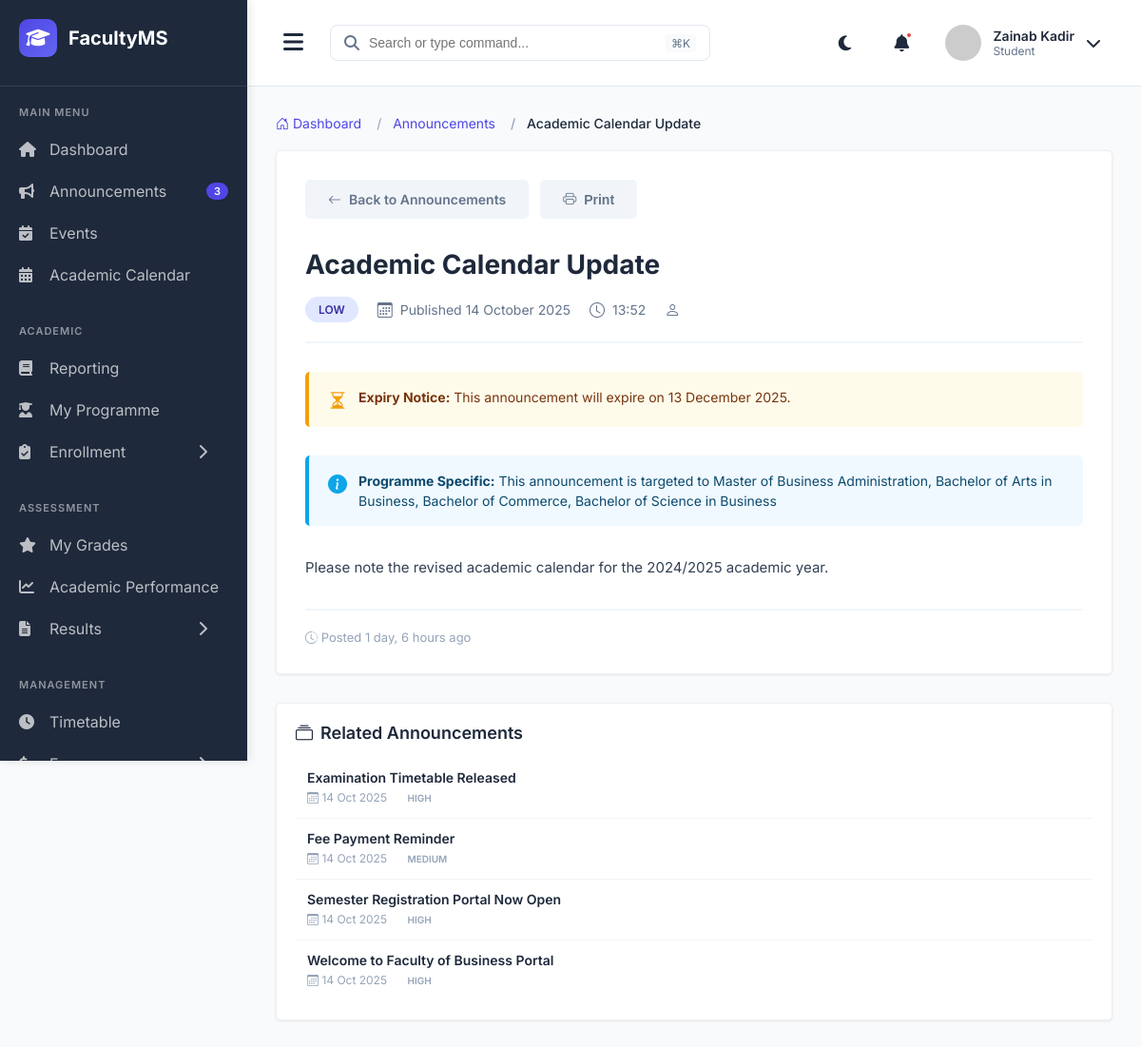
Page /student_announcement_detail/announcement/5/ (signed in) on the earlier database version.
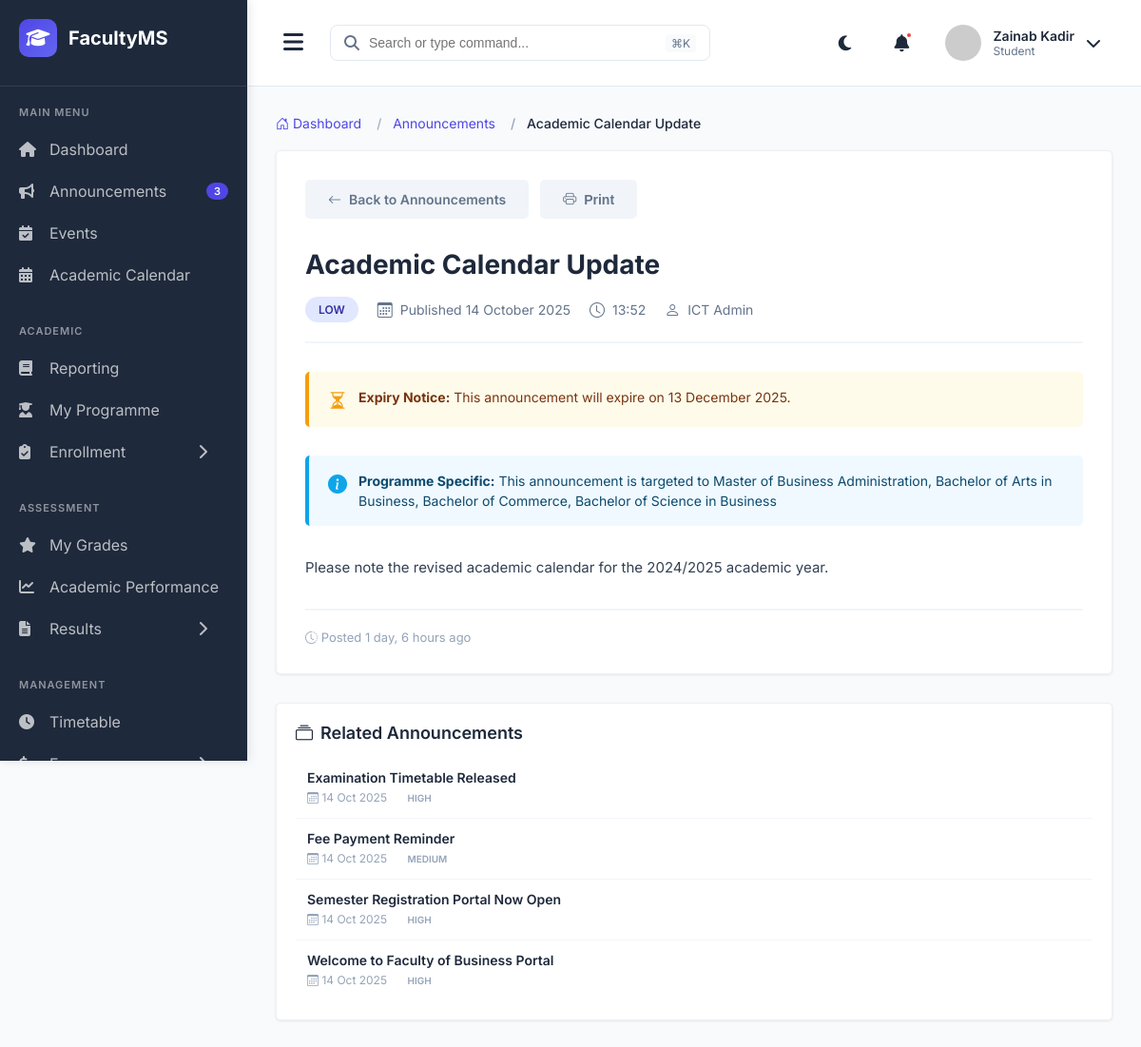
Same page on the later database version.
### main_application/models.py (models this page shows, shortened)
class Announcement(models.Model):
    PRIORITY_LEVELS = (
        ('LOW', 'Low'),
        ('NORMAL', 'Normal'),
        ('HIGH', 'High'),
        ('URGENT', 'Urgent'),
    )
    title = models.CharField(max_length=200)
    content = models.TextField()
    created_by = models.ForeignKey(User, on_delete=models.PROTECT, related_name='created_announcements')
    target_programmes = models.ManyToManyField(Programme, blank=True, related_name='announcements')
    target_year_levels = models.CharField(max_length=50, blank=True)  # Comma-separated: "1,2,3"
    priority = models.CharField(max_length=20, choices=PRIORITY_LEVELS, default='NORMAL')
    publish_date = models.DateTimeField(default=timezone.now)
    expiry_date = models.DateTimeField(null=True, blank=True)
    is_published = models.BooleanField(default=True)
    attachments = models.FileField(upload_to='announcements/', blank=True, null=True)
    created_at = models.DateTimeField(auto_now_add=True)
    class Meta:
        db_table = 'announcements'
        ordering = ['-publish_date']

class User(AbstractUser):
    USER_TYPES = (
        ('STUDENT', 'Student'),
        ('LECTURER', 'Lecturer'),
        ('COD', 'Chairman of Department'),
        ('DEAN', 'Dean'),
        ('ICT_ADMIN', 'ICT Administrator'),
    )
    user_type = models.CharField(max_length=20, choices=USER_TYPES)
    phone_number = models.CharField(max_length=15, blank=True, null=True)
    profile_picture = models.ImageField(upload_to='profiles/', blank=True, null=True)
    is_active_user = models.BooleanField(default=True)
    date_joined = models.DateTimeField(auto_now_add=True)
    class Meta:
        db_table = 'users'

### main_application/views.py (the view)
# urls.py: path('student_announcement_detail/announcement/<int:pk>/', views.student_announcement_detail, name='student_announcement_detail'),
@login_required
@never_cache
def student_announcement_detail(request, pk):
    if request.user.user_type != 'STUDENT':
        return redirect('student_dashboard')
    try:
        student = request.user.student_profile
        announcement = get_object_or_404(
            Announcement,
            pk=pk,
            is_published=True,
            publish_date__lte=timezone.now()
        )
        if announcement.target_programmes.exists():
            if student.programme not in announcement.target_programmes.all():
                return redirect('student_announcements_list')
        if announcement.expiry_date and announcement.expiry_date < timezone.now():
            from django.contrib import messages
            messages.warning(request, 'This announcement has expired.')
            return redirect('student_announcements_list')
        related_announcements = Announcement.objects.filter(
            is_published=True,
            publish_date__lte=timezone.now(),
            target_programmes=student.programme
        ).exclude(pk=pk).order_by('-publish_date')[:5]
        context = {
            'announcement': announcement,
            'related_announcements': related_announcements,
        }
        return render(request, 'student/announcements/announcement_detail.html', context)
    except Exception as e:
        from django.contrib import messages
        messages.error(request, f'Error loading announcement: {str(e)}')
        return redirect('student_announcements_list')

### templates/student/announcements/announcement_detail.html (shortened to what this page needs)
{% extends 'student_base.html' %}
{% block extra_css %}
<link rel="stylesheet" href="https://cdn.jsdelivr.net/npm/bootstrap-icons@1.10.0/font/bootstrap-icons.css">
{% endblock %}
{% block content %}
<nav aria-label="breadcrumb">
    <ol class="breadcrumb">
        <li class="breadcrumb-item"><a href="{% url 'student_dashboard' %}"><i class="bi bi-house-door"></i> Dashboard</a></li>
        <li class="breadcrumb-item"><a href="{% url 'student_announcements_list' %}">Announcements</a></li>
        <li class="breadcrumb-item active" aria-current="page">{{ announcement.title|truncatewords:5 }}</li>
    </ol>
</nav>
<div class="section-container">
    <div class="action-buttons">
        <a href="{% url 'student_announcements_list' %}" class="btn btn-secondary">
            <i class="bi bi-arrow-left"></i> Back to Announcements
        </a>
        <button onclick="window.print()" class="btn btn-secondary">
            <i class="bi bi-printer"></i> Print
        </button>
    </div>
    <div class="announcement-header">
        <h1 class="announcement-title">{{ announcement.title }}</h1>
        <div class="announcement-meta">
            <span class="priority-badge priority-{{ announcement.priority }}">
                {{ announcement.get_priority_display }}
            </span>
            <span class="meta-item">
                <i class="bi bi-calendar3"></i>
                Published {{ announcement.publish_date|date:"d F Y" }}
            </span>
            <span class="meta-item">
                <i class="bi bi-clock"></i>
                {{ announcement.publish_date|date:"H:i" }}
            </span>
            <span class="meta-item">
                <i class="bi bi-person"></i>
                {{ announcement.created_by.get_full_name }}
            </span>
        </div>
    </div>
    {% if announcement.expiry_date %}
    <div class="info-banner warning-banner">
        <div class="info-banner-content">
            <i class="bi bi-hourglass-split info-banner-icon"></i>
            <div class="info-banner-text">
                <strong>Expiry Notice:</strong> This announcement will expire on {{ announcement.expiry_date|date:"d F Y" }}.
            </div>
        </div>
    </div>
    {% endif %}
    {% if announcement.target_programmes.exists %}
    <div class="info-banner">
        <div class="info-banner-content">
            <i class="bi bi-info-circle-fill info-banner-icon"></i>
            <div class="info-banner-text">
                <strong>Programme Specific:</strong> This announcement is targeted to
                {% for programme in announcement.target_programmes.all %}
                    {{ programme.name }}{% if not forloop.last %}, {% endif %}
                {% endfor %}
            </div>
        </div>
    </div>
    {% endif %}
    <div class="announcement-content">
        {{ announcement.content|linebreaks }}
    </div>
    <div style="border-top: 2px solid #F1F5F9; padding-top: 20px; margin-top: 30px;">
        <div style="display: flex; justify-content: space-between; align-items: center; flex-wrap: wrap; gap: 10px;">
            <div style="color: #94A3B8; font-size: 13px;">
                <i class="bi bi-clock-history"></i> Posted {{ announcement.created_at|timesince }} ago
            </div>
        </div>
    </div>
</div>
{% if related_announcements %}
<div class="related-section">
    <h3 class="related-title">
        <i class="bi bi-collection"></i>
        Related Announcements
    </h3>
    {% for related in related_announcements %}
    <div class="related-item">
        <a href="{% url 'student_announcement_detail' related.pk %}" class="related-link">
            <div class="related-item-title">{{ related.title }}</div>
            <div class="related-item-date">
                <i class="bi bi-calendar3"></i> {{ related.publish_date|date:"d M Y" }}
                <span class="priority-badge priority-{{ related.priority }}" style="margin-left: 10px; font-size: 10px; padding: 3px 8px;">
                    {{ related.get_priority_display }}
                </span>
            </div>
        </a>
    </div>
    {% endfor %}
</div>
{% endif %}
{% endblock %}

Differences in the rows shown:
changed through a linked row, Announcement "Academic Calendar Update": created_by.get_full_name (not shown) → "ICT Admin"
